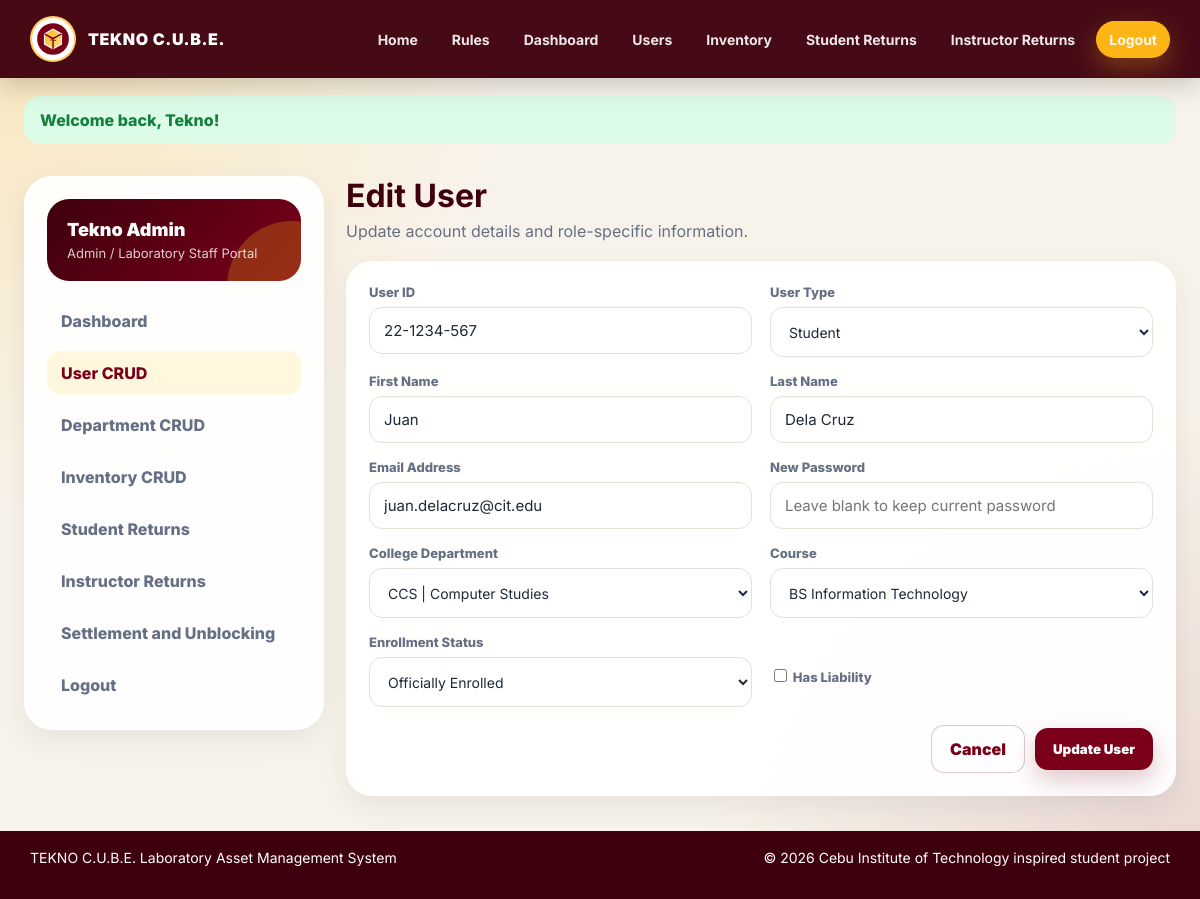
The page /admin/users/edit.php?id=22-1234-567 (signed in) on the database its author committed.
### tables this page shows
CREATE TABLE `User` (
    UserID VARCHAR(20) PRIMARY KEY,
    FirstName VARCHAR(50) NOT NULL,
    LastName VARCHAR(50) NOT NULL,
    UserType ENUM('Student','Instructor','Admin') NOT NULL,
    Email VARCHAR(100) NOT NULL UNIQUE,
    PasswordHash VARCHAR(255) NOT NULL,
    CreatedAt TIMESTAMP NOT NULL DEFAULT CURRENT_TIMESTAMP
);

CREATE TABLE Student (
    UserID VARCHAR(20) PRIMARY KEY,
    Course VARCHAR(100) NOT NULL,
    EnrollmentStatus ENUM('Officially Enrolled','Inactive') NOT NULL DEFAULT 'Officially Enrolled',
    HasLiability BOOLEAN NOT NULL DEFAULT FALSE,
    CONSTRAINT fk_student_user FOREIGN KEY (UserID) REFERENCES `User`(UserID) ON DELETE CASCADE ON UPDATE CASCADE
);

### connect.php (called while the page is built, shortened)
<?php
try {
    $connection = new mysqli(DB_HOST, DB_USER, DB_PASS, DB_NAME);
    $connection->set_charset('utf8mb4');
} catch (mysqli_sql_exception $e) {
    die('Database connection failed. Please import database/tekno_cube.sql in phpMyAdmin first. Error: ' . htmlspecialchars($e->getMessage()));
}
function url(string $path = ''): string
{
    return BASE_URL . ltrim($path, '/');
}
function h(?string $value): string
{
    return htmlspecialchars($value ?? '', ENT_QUOTES, 'UTF-8');
}
function current_user(): ?array
{
    global $connection;
    $stmt = $connection->prepare('SELECT UserID, FirstName, LastName, UserType, Email FROM `User` WHERE UserID = ? LIMIT 1');
    $stmt->bind_param('s', $_SESSION['user_id']);
    $stmt->execute();
    $result = $stmt->get_result();
    return $result->fetch_assoc() ?: null;
}
?>

### admin/users/edit.php (the view, shortened to what this page needs)
<?php
require_once '../../connect.php';
require_once ROOT_PATH . '/includes/options.php';
$active = 'users';
$userId = $_GET['id'] ?? '';
$stmt = $connection->prepare('SELECT * FROM `User` WHERE UserID = ? LIMIT 1');
$stmt->bind_param('s', $userId);
$stmt->execute();
$record = $stmt->get_result()->fetch_assoc();
$stmt = $connection->prepare('SELECT * FROM Student WHERE UserID = ? LIMIT 1');
$stmt->bind_param('s', $userId); $stmt->execute(); $student = $stmt->get_result()->fetch_assoc();
$selectedUserType = $_POST['user_type'] ?? $record['UserType'];
$selectedCourse = $_POST['course'] ?? ($student['Course'] ?? 'BS Information Technology');
require_once ROOT_PATH . '/includes/header.php';
?>
<div class="layout">
    <?php require ROOT_PATH . '/admin/sidebar.php'; ?>
    <section class="content">
        <div class="page-head"><div><h1>Edit User</h1><p>Update account details and role-specific information.</p></div></div>
        <form class="panel" method="post">
            <div class="form-grid">
                <div><label>User ID</label><input value="<?= h($record['UserID']) ?>" disabled></div>
                <div><label for="user_type">User Type</label><select id="user_type" name="user_type" data-user-type><?php foreach(['Student','Instructor','Admin'] as $type): ?><option value="<?= h($type) ?>" <?= $selectedUserType === $type ? 'selected' : '' ?>><?= h($type) ?></option><?php endforeach; ?></select></div>
                <div><label for="first_name">First Name</label><input id="first_name" name="first_name" value="<?= h($_POST['first_name'] ?? $record['FirstName']) ?>" required></div>
                <div><label for="last_name">Last Name</label><input id="last_name" name="last_name" value="<?= h($_POST['last_name'] ?? $record['LastName']) ?>" required></div>
                <div><label for="email">Email Address</label><input id="email" type="email" name="email" value="<?= h($_POST['email'] ?? $record['Email']) ?>" required></div>
                <div><label for="password">New Password</label><input id="password" type="password" name="password" placeholder="Leave blank to keep current password"></div>
                <div data-student-fields><label for="college_department">College Department</label><select id="college_department" name="college_department" data-department-select><?php render_department_options($selectedDepartment); ?></select></div>
                <div data-student-fields><label for="course">Course</label><select id="course" name="course" data-course-select data-selected-course="<?= h($selectedCourse) ?>"><?php render_course_options($selectedDepartment, $selectedCourse); ?></select></div>
                <div data-student-fields><label for="enrollment_status">Enrollment Status</label><select id="enrollment_status" name="enrollment_status"><option value="Officially Enrolled" <?= ($_POST['enrollment_status'] ?? ($student['EnrollmentStatus'] ?? 'Officially Enrolled')) === 'Officially Enrolled' ? 'selected' : '' ?>>Officially Enrolled</option><option value="Inactive" <?= ($_POST['enrollment_status'] ?? ($student['EnrollmentStatus'] ?? '')) === 'Inactive' ? 'selected' : '' ?>>Inactive</option></select></div>
                <div data-student-fields><label style="margin-top:32px;"><input type="checkbox" name="has_liability" style="width:auto" <?= isset($_POST['has_liability']) || (!$_POST && (int)($student['HasLiability'] ?? 0) === 1) ? 'checked' : '' ?>> Has Liability</label></div>
            </div>
            <div class="form-actions"><a class="btn btn-outline" href="<?= url('admin/users/index.php') ?>">Cancel</a><button class="btn btn-primary">Update User</button></div>
        </form>
    </section>
</div>
<?php require_once ROOT_PATH . '/includes/footer.php'; ?>

### admin/sidebar.php
<?php $active = $active ?? ''; ?>
<aside class="sidebar">
    <?php $user = current_user(); ?>
    <div class="profile-box">
        <div class="name"><?= h(($user['FirstName'] ?? '') . ' ' . ($user['LastName'] ?? '')) ?></div>
        <div class="role">Admin / Laboratory Staff Portal</div>
    </div>
    <nav class="side-links">
        <a class="<?= $active === 'dashboard' ? 'active' : '' ?>" href="<?= url('admin/dashboard.php') ?>">Dashboard</a>
        <a class="<?= $active === 'users' ? 'active' : '' ?>" href="<?= url('admin/users/index.php') ?>">User CRUD</a>
        <a class="<?= $active === 'departments' ? 'active' : '' ?>" href="<?= url('admin/departments/index.php') ?>">Department CRUD</a>
        <a class="<?= $active === 'inventory' ? 'active' : '' ?>" href="<?= url('admin/inventory/index.php') ?>">Inventory CRUD</a>
        <a class="<?= $active === 'returns' ? 'active' : '' ?>" href="<?= url('admin/returns/index.php') ?>">Student Returns</a>
        <a class="<?= $active === 'reservation_returns' ? 'active' : '' ?>" href="<?= url('admin/reservations/index.php') ?>">Instructor Returns</a>
        <a class="<?= $active === 'liabilities' ? 'active' : '' ?>" href="<?= url('admin/liabilities/index.php') ?>">Settlement and Unblocking</a>
        <a href="<?= url('logout.php') ?>">Logout</a>
    </nav>
</aside>

### css/site.css (style rules this page uses)
:root { --maroon: #7A0019; --maroon-dark: #3F000D; --maroon-900: #250007; --gold: #FDB515; --gold-dark: #D99A00; --gold-soft: #FFF7DE; --ink: #1F2937; --muted: #667085; --line: #E6E1D8; --bg: #F8F3EA; --card: #FFFFFF; --success: #15803D; --success-bg: #DCFCE7; --danger: #B91C1C; --danger-bg: #FEE2E2; --warning: #A16207; --warning-bg: #FEF3C7; --info: #1D4ED8; --info-bg: #DBEAFE; --shadow: 0 18px 45px rgba(74, 0, 16, .12); --soft-shadow: 0 10px 28px rgba(17, 24, 39, .07); }
* { box-sizing: border-box; }
html { scroll-behavior: smooth; }
body { margin: 0; font-family: 'Inter', 'Segoe UI', sans-serif; color: var(--ink); background: radial-gradient(circle at top left, rgba(253,181,21,.22), transparent 34%), radial-gradient(circle at bottom right, rgba(122,0,25,.12), transparent 34%), var(--bg); min-height: 100vh; }
a { color: inherit; text-decoration: none; }
button, input, select, textarea { font-family: inherit; }
.btn { display: inline-flex; align-items: center; justify-content: center; gap: 8px; border: 0; border-radius: 13px; padding: 13px 18px; font-weight: 900; cursor: pointer; transition: transform .15s ease, box-shadow .15s ease, opacity .15s ease; white-space: nowrap; }
.btn-primary { background: var(--maroon); color: #fff; box-shadow: 0 10px 24px rgba(122,0,25,.22); }
.btn-outline { background: #fff; color: var(--maroon); border: 1px solid rgba(122,0,25,.22); }
.layout { width: min(1460px, 96vw); margin: 32px auto 48px; display: grid; grid-template-columns: 300px 1fr; gap: 22px; }
.sidebar { background: rgba(255,255,255,.92); border: 1px solid rgba(255,255,255,.8); border-radius: 28px; padding: 22px; box-shadow: var(--soft-shadow); position: sticky; top: 100px; height: fit-content; }
.profile-box { background: linear-gradient(135deg, var(--maroon-dark), var(--maroon)); color: #fff; border-radius: 22px; padding: 20px; margin-bottom: 18px; overflow: hidden; position: relative; }
.profile-box::after { content: ''; position: absolute; width: 130px; height: 130px; border-radius: 50%; background: rgba(253,181,21,.25); right: -56px; bottom: -70px; }
.profile-box .name { font-size: 18px; font-weight: 900; position: relative; z-index: 1; }
.profile-box .role { color: rgba(255,255,255,.8); font-size: 13px; margin-top: 5px; position: relative; z-index: 1; }
.side-links { display: grid; gap: 8px; }
.side-links a { padding: 12px 14px; border-radius: 14px; color: var(--muted); font-weight: 800; }
.side-links a:hover, .side-links a.active { background: var(--gold-soft); color: var(--maroon); }
.content { min-width: 0; }
.page-head { display: flex; justify-content: space-between; align-items: center; gap: 18px; margin-bottom: 20px; }
.page-head h1 { font-size: 32px; margin: 0; color: var(--maroon-dark); }
.page-head p { margin: 6px 0 0; color: var(--muted); }
.panel { background: rgba(255,255,255,.94); border: 1px solid rgba(255,255,255,.85); border-radius: 26px; box-shadow: var(--soft-shadow); padding: 22px; }
.form-grid { display: grid; grid-template-columns: repeat(2, minmax(0, 1fr)); gap: 16px 18px; }
label { display: block; color: var(--muted); font-size: 13px; font-weight: 800; margin-bottom: 7px; }
input, select, textarea { width: 100%; min-width: 0; border: 1px solid var(--line); background: #fff; border-radius: 13px; padding: 13px 14px; color: var(--ink); font-size: 15px; outline: none; }
select { min-height: 50px; }
option { white-space: normal; }
.form-actions { display: flex; justify-content: flex-end; align-items: center; gap: 10px; margin-top: 18px; flex-wrap: wrap; }
select { font-size: 14px; }

### rows shown on the page
user: FirstName+LastName "Tekno Admin"
user: UserID "22-1234-567", first_name "Juan", last_name "Dela Cruz", email "juan.delacruz@cit.edu"
student: course "BS Information Technology", enrollment_status "Officially Enrolled"

### other values the page prints
$flash['message'] "Welcome back, Tekno!"
form field user_type "Student"
form field college_department "CCS | Computer Studies"
